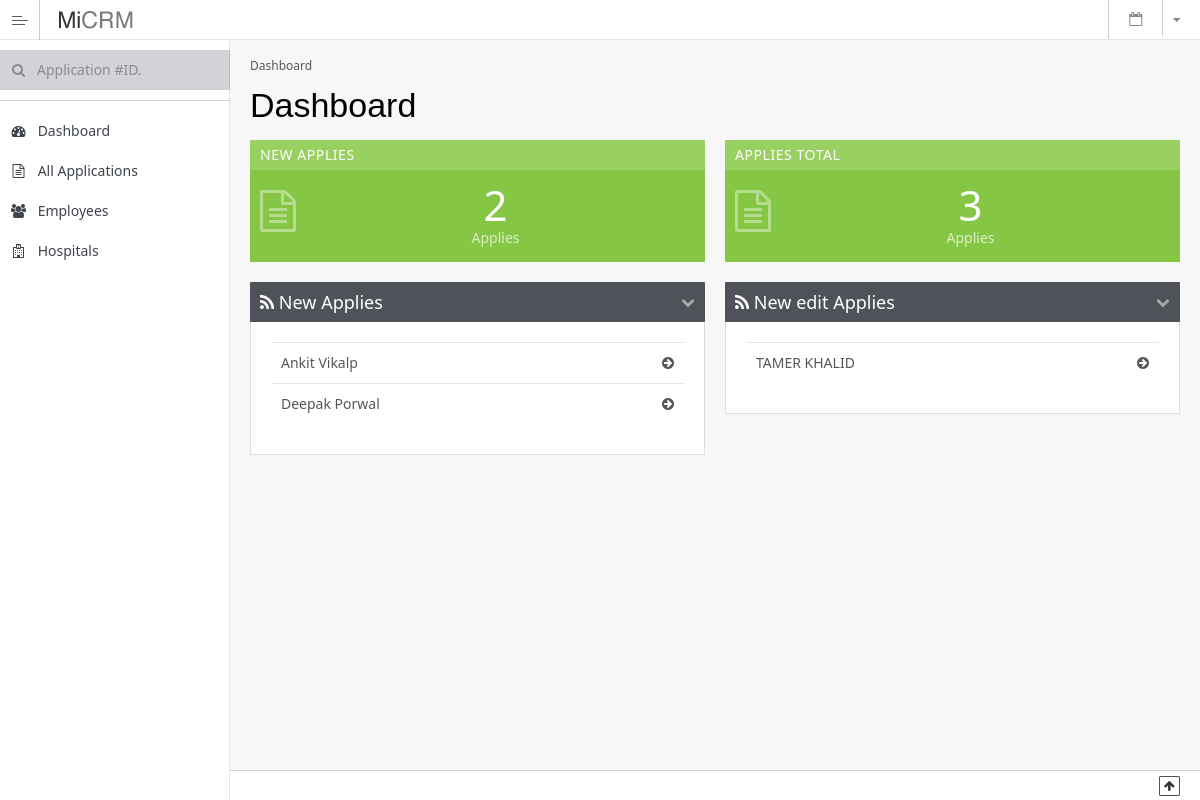
/index.php/admin/homecrm, run on the app's committed database.
### tables this page shows
CREATE TABLE IF NOT EXISTS `mi_apply` (
  `id` bigint(22) NOT NULL AUTO_INCREMENT,
  `app_id` varchar(55) NOT NULL,
  `embassy_id` varchar(255) NOT NULL,
  `visa_id` varchar(255) NOT NULL,
  `applying_country` varchar(155) NOT NULL,
  `indian_mission` varchar(155) NOT NULL,
  `nationality` varchar(155) NOT NULL,
  `date_of_birth` varchar(155) NOT NULL,
  `email` varchar(255) NOT NULL,
  `date_of_arrival` varchar(55) NOT NULL,
  `visa_type` varchar(155) NOT NULL,
  `surname` varchar(155) NOT NULL,
  `given_name` varchar(155) NOT NULL,
  `changed_name` varchar(12) NOT NULL,
  `previous_surname` varchar(155) NOT NULL,
  `previous_name` varchar(155) NOT NULL,
  `sex` varchar(55) NOT NULL,
  `city_of_birth` varchar(155) NOT NULL,
  `country_of_birth` varchar(155) NOT NULL,
  `national_id` varchar(55) NOT NULL,
  `religion` varchar(55) NOT NULL,
  `other_religion` varchar(55) NOT NULL,
  `visible_identification_marks` varchar(155) NOT NULL,
  `educational_qualification` varchar(55) NOT NULL,
  `acquire_nationality` varchar(55) NOT NULL,
  `previous_nationality` varchar(155) NOT NULL,
  `passport_no` varchar(55) NOT NULL,
  `place_of_issue` varchar(155) NOT NULL,
  `date_of_issue` varchar(55) NOT NULL,
  `date_of_expiry` varchar(55) NOT NULL,
  `other_valid_passport` varchar(15) NOT NULL,
  `other_country_of_issue` varchar(155) NOT NULL,
  `other_passport_no` varchar(55) NOT NULL,
  `other_date_of_issue` varchar(55) NOT NULL,
  `other_place_of_issue` varchar(155) NOT NULL,
  `other_nationality_mentioned` varchar(155) NOT NULL,
  `street_present` varchar(155) NOT NULL,
  `city_present` varchar(155) NOT NULL,
  `state_present` varchar(155) NOT NULL,
  `country_present` varchar(155) NOT NULL,
  `zip_code_present` varchar(55) NOT NULL,
  `phone_no` varchar(55) NOT NULL,
  `mobile_no` varchar(55) NOT NULL,
  `email_present` varchar(255) NOT NULL,
  `same_address_permanent` varchar(15) NOT NULL,
  `street_permanent` varchar(155) NOT NULL,
  `city_permanent` varchar(155) NOT NULL,
  `state_permanent` varchar(155) NOT NULL,
  `name_father` varchar(155) NOT NULL,
  `nationality_father` varchar(155) NOT NULL,
  `previous_nationality_father` varchar(155) NOT NULL,
  `place_of_birth_father` varchar(155) NOT NULL,
  `country_of_birth_father` varchar(155) NOT NULL,
  `name_mother` varchar(155) NOT NULL,
  `nationality_mother` varchar(155) NOT NULL,
  `previous_nationality_mother` varchar(155) NOT NULL,
  `place_of_birth_mother` varchar(155) NOT NULL,
  `country_of_birth_mother` varchar(155) NOT NULL,
  `applicant_marital_status` varchar(15) NOT NULL,
  `name_married` varchar(155) NOT NULL,
  `nationality_married` varchar(155) NOT NULL,
  `previous_nationality_married` varchar(155) NOT NULL,
  `place_of_birth_married` varchar(155) NOT NULL,
  `country_of_birth_married` varchar(155) NOT NULL,
  `grandparents_pakistan` varchar(15) NOT NULL,
  `grandparents_pakistan_details` varchar(255) NOT NULL,
  `present_occupation` varchar(155) NOT NULL,
  `occupation_other` varchar(155) NOT NULL,
  `business_name` varchar(155) NOT NULL,
  `designation` varchar(155) NOT NULL,
  `address` varchar(255) NOT NULL,
  `phone` varchar(155) NOT NULL,
  `past_occupation` varchar(155) NOT NULL,
  `military` varchar(15) NOT NULL,
  `military_organisation` varchar(155) NOT NULL,
  `military_designation` varchar(155) NOT NULL,
  `military_rank` varchar(155) NOT NULL,
  `military_place_of_posting` varchar(155) NOT NULL,
  `business_visa_result` varchar(255) NOT NULL,
  `bv_company_name` varchar(155) NOT NULL,
  `bv_address` varchar(255) NOT NULL,
  `bv_phone` varchar(155) NOT NULL,
  `bv_email` varchar(155) NOT NULL,
  `medical_visa_result` varchar(255) NOT NULL,
  `mv_hr_name` varchar(155) NOT NULL,
  `mv_hr_address` varchar(155) NOT NULL,
  `mv_hr_doctor_name` varchar(155) NOT NULL,
  `mv_hr_phone` varchar(155) NOT NULL,
  `mv_hr_email` varchar(155) NOT NULL,
  `mv_hi_name` varchar(155) NOT NULL,
  `mv_hi_address` varchar(155) NOT NULL,
  `mv_hi_doctor_name` varchar(155) NOT NULL,
  `mv_hi_phone` varchar(155) NOT NULL,
  `mv_hi_email` varchar(155) NOT NULL,
  `mv_hi_illness` varchar(255) NOT NULL,
  `tv_places_visited` varchar(255) NOT NULL,
  `v_duration_of_visa` varchar(55) NOT NULL,
  `v_no_of_entries` varchar(55) NOT NULL,
  `v_purpose_of_visit` varchar(155) NOT NULL,
  `v_expected_date_journey` varchar(55) NOT NULL,
  `v_port_arrival` varchar(155) NOT NULL,
  `v_port_exit` varchar(155) NOT NULL,
  `visited_india_before` varchar(15) NOT NULL,
  `visited_address_1` varchar(155) NOT NULL,
  `visited_address_2` varchar(155) NOT NULL,
  `visited_address_3` varchar(155) NOT NULL,
  `cities_previously_visited_india` varchar(255) NOT NULL,
  `last_indian_visa_no` varchar(155) NOT NULL,
  `last_type_visa` varchar(55) NOT NULL,
  `last_place_of_issue` varchar(55) NOT NULL,
  `last_date_of_issue` varchar(15) NOT NULL,
  `last_visit_previously_refused` varchar(15) NOT NULL,
  `mention_control_no` varchar(255) NOT NULL,
  `refused_date` varchar(100) NOT NULL,
  `countries_visited_last_10_years` varchar(255) NOT NULL,
  `visited_saarc_countries` varchar(15) NOT NULL,
  `saarc_country_name_1` varchar(55) NOT NULL,
  `saarc_country_year_1` varchar(15) NOT NULL,
  `saarc_country_no_visits_1` varchar(15) NOT NULL,
  `saarc_country_name_2` varchar(55) NOT NULL,
  `saarc_country_year_2` varchar(15) NOT NULL,
  `saarc_country_no_visits_2` varchar(15) NOT NULL,
  `saarc_country_name_3` varchar(55) NOT NULL,
  `saarc_country_year_3` varchar(15) NOT NULL,
  `saarc_country_no_visits_3` varchar(15) NOT NULL,
  `saarc_country_name_4` varchar(155) NOT NULL,
  `saarc_country_year_4` varchar(15) NOT NULL,
  `saarc_country_no_visits_4` varchar(15) NOT NULL,
  `saarc_country_name_5` varchar(155) NOT NULL,
  `saarc_country_year_5` varchar(15) NOT NULL,
  `saarc_country_no_visits_5` varchar(15) NOT NULL,
  `saarc_country_name_6` varchar(155) NOT NULL,
  `saarc_country_year_6` varchar(15) NOT NULL,
  `saarc_country_no_visits_6` varchar(15) NOT NULL,
  `saarc_country_name_7` varchar(155) NOT NULL,
  `saarc_country_year_7` varchar(15) NOT NULL,
  `saarc_country_no_visits_7` varchar(15) NOT NULL,
  `saarc_country_name_8` varchar(155) NOT NULL,
  `saarc_country_year_8` varchar(15) NOT NULL,
  `saarc_country_no_visits_8` varchar(15) NOT NULL,
  `reference_name_india` varchar(155) NOT NULL,
  `reference_address_india_1` varchar(155) NOT NULL,
  `reference_address_india_2` varchar(155) NOT NULL,
  `reference_phone_india` varchar(55) NOT NULL,
  `reference_name_country` varchar(155) NOT NULL,
  `reference_address_country_1` varchar(155) NOT NULL,
  `reference_address_country_2` varchar(155) NOT NULL,
  `reference_phone_country` varchar(55) NOT NULL,
  `picture` varchar(255) NOT NULL,
  `status` varchar(1) NOT NULL DEFAULT '0' COMMENT '0 = New, 1 = In progress, 2 = Approved, 3 = Rejected, 4 = Cloesd',
  `user_id` varchar(55) NOT NULL,
  `apply_date` varchar(55) NOT NULL,
  `notice` text NOT NULL,
  `app_update` varchar(55) NOT NULL DEFAULT '0',
  `emp_working` varchar(255) NOT NULL,
  PRIMARY KEY (`id`),
  KEY `id` (`id`)
);

### application/controllers/admin/homecrm.php (called while the page is built, shortened)
<?php
class homeCrm extends CI_Controller {
  public function __construct() {
      $this->load->model('admin/homeModelCrm' , 'hmc');
  }
  public function index() {
      $countnewapplys = $this->hmc->countNewApplys();
      $countApplys = $this->hmc->countApplys();
      $allNewApplys = $this->hmc->allNewApplys();
      $allUpdatedApplys = $this->hmc->allUpdatedApplys();
      $data = array(
          'headline' => "Dashboard",
          'countnewapplys' => $countnewapplys,
          'countapplys' => $countApplys,
          'allnewapplys' => $allNewApplys,
          'allupdatedapplys' => $allUpdatedApplys
      );
        $data1=array('page_title'=>"Dashboard | MiConsulting");
        $this->load->view('admin/temp/headercrm' , $data1);
        $this->load->view('admin/homecrm/index', $data);
        $this->load->view('admin/temp/footercrm');
    }
}

### index.php (called while the page is built, shortened)
<?php
require_once BASEPATH.'core/CodeIgniter.php';

### application/models/admin/homeModelCrm.php (called while the page is built, shortened)
<?php
class homeModelCrm extends CI_Model
{
  public function countNewApplys()
  {
     $result = $this->db->select('id')->get_where('mi_apply', array('status' => "0"));
        if ($result->num_rows() >= 0) {
            return $result->num_rows();
        } else {
            return false;
        }
  }
  public function allNewApplys()
  {
      $this->db->order_by('id');
      $nRows = $this->db->select('*')->get_where('mi_apply', array('status' => "0"));
      $nRows1 = $nRows->result();
      return $nRows1;
  }
  public function allUpdatedApplys()
  {
      $this->db->order_by('id');
        $nRows = $this->db->select('*')->get_where('mi_apply', array('app_update != ' => "0"));
        $nRows1 = $nRows->result();
      return $nRows1;
  }
}

### application/views/admin/homecrm/index.php (the view, shortened to what this page needs)
<div id="page-content">
    <div id='wrap'>
        <div id="page-heading">
            <ol class="breadcrumb">
                <li class='active'><a href="index.php">Dashboard</a></li>
            </ol>
            <h1>Dashboard</h1>
        </div>
        <div class="container">
			 <div class="row">
                <div class="col-xs-12 col-md-6 col-sm-6 col-lg-6">
                    <a class="info-tiles tiles-success" href="index.php?c=applycrm">
                        <div class="tiles-heading">
                            <div class="pull-left">New Applies</div>
                        </div>
                        <div class="tiles-body">
                            <div class="pull-left"><i class="fa fa-file-text-o"></i></div>
                            <div class="text-center"><?php echo $countnewapplys; ?></div>
                            <small>Applies</small>
                        </div>
                    </a>
                </div>
                <div class="col-xs-12 col-md-6 col-sm-6 col-lg-6">
                    <a class="info-tiles tiles-success" href="index.php?c=applycrm">
                        <div class="tiles-heading">
                            <div class="pull-left"><span>Applies total</span></div>
                        </div>
                        <div class="tiles-body">
                            <div class="pull-left"><i class="fa fa-file-text-o"></i></div>
                            <div class="text-center"><?php echo $countapplys; ?></div>
                            <small>Applies</small>
                        </div>
                    </a>
                </div>
            </div>
			<div class="row">
                <div class="col-md-6">
                    <div class="panel panel-inverse">
                        <div class="panel-heading">
                              <h4><i class="fa fa-rss"></i> New Applies</h4>
                              <div class="options">
                                <a href="javascript:;" class="panel-collapse"><i class="fa fa-chevron-down"></i></a>
                              </div>
                        </div>
                        <div class="panel-body">
                        <table class="table table-hover">
                          <tbody>
                           <?php for($i=0;$i<count($allnewapplys);$i++){ ?>
                            <tr>
                              <td>
                                <a href="index.php?c=applyprofil&id=<?php echo $allnewapplys[$i]->app_id; ?>"><?php echo $allnewapplys[$i]->given_name; ?> <span class="pull-right"><i class="fa fa-arrow-circle-right"></i></span></a>
                              </td>
                            </tr>
                            <?php } ?>
                          </tbody>
                        </table>
                        </div>
                    </div>
                </div>
                <div class="col-md-6">
                    <div class="panel panel-inverse">
                        <div class="panel-heading">
                              <h4><i class="fa fa-rss"></i> New edit Applies</h4>
                              <div class="options">
                                <a href="javascript:;" class="panel-collapse"><i class="fa fa-chevron-down"></i></a>
                              </div>
                        </div>
                        <div class="panel-body">
                        <table class="table table-hover">
                          <tbody>
                           <?php for($i=0;$i<count($allupdatedapplys);$i++){ ?>
                            <tr>
                              <td>
                                <a href="index.php?c=applyprofil&id=<?php echo $allupdatedapplys[$i]->app_id; ?>"><?php echo $allupdatedapplys[$i]->given_name; ?><span class="pull-right"><i class="fa fa-arrow-circle-right"></i></span></a>
                              </td>
                            </tr>
                            <?php } ?>
                          </tbody>
                        </table>
                        </div>
                    </div>
                </div>
				</div>
        </div>
    </div>
</div>

### data on the page
mi_apply: given_name "Ankit Vikalp"
mi_apply: given_name "Deepak Porwal"
mi_apply: given_name "TAMER KHALID"

### other printed values
$countnewapplys "2"
$countapplys "3"
